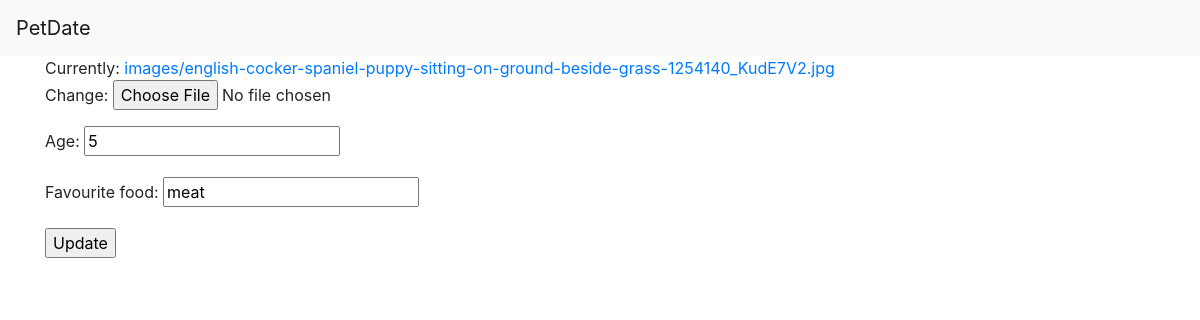
Page /4/editDog on the earlier database version.
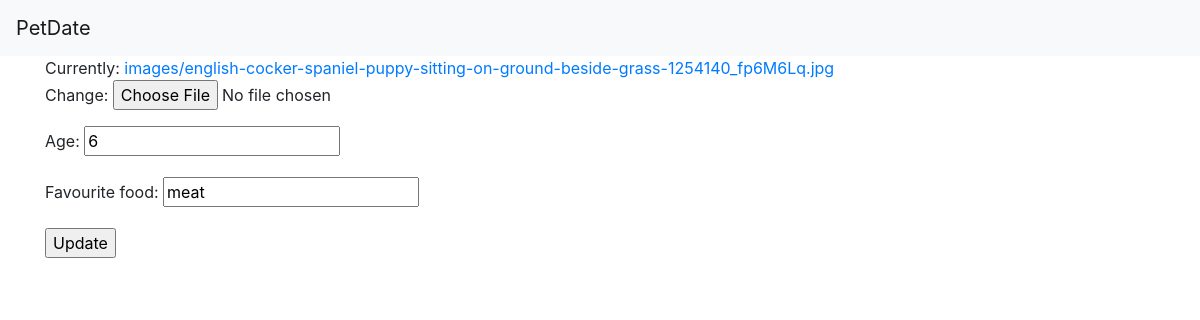
Same page on the later database version.
### home/models.py (models this page shows, shortened)
class Dog(models.Model):
    name = models.CharField(max_length=50)
    photo = models.FileField(upload_to='images/', null=True, verbose_name="")
    breed = models.CharField(max_length=50)
    age = models.CharField(max_length=50)
    favourite_food = models.CharField(max_length=50)
    like = models.IntegerField(default=0)
    owner = models.ForeignKey('Owner', on_delete=models.CASCADE, related_name="owner")
    father = models.ForeignKey('Dog', on_delete=models.CASCADE, blank=True, null=True, related_name="Dad")
    mother = models.ForeignKey('Dog', on_delete=models.CASCADE, blank=True, null=True, related_name="Mom")

### home/views.py (the view, shortened to what this page needs)
# urls.py: path('<int:pk>/editDog', EidtDogView.as_view(), name="editDog"),
class EidtDogView(UpdateView):
    template_name = "home/dog_edit_form.html"
    form_class = UpdateForm
    model = Dog
    def get_object(self):
        obj = self.model.objects.get(pk=self.kwargs['pk'])
        return obj

### home/forms.py
class UpdateForm(ModelForm):
    class Meta:
        model = Dog
        fields = ['photo', 'age', 'favourite_food']

### templates/home/dog_edit_form.html (shortened to what this page needs)
<!DOCTYPE html>
<html>
    <head>
            <link rel="stylesheet" href="https://maxcdn.bootstrapcdn.com/bootstrap/4.3.1/css/bootstrap.min.css">
            {% load static %}
    <link rel="stylesheet" type="text/css" href="{% static 'homePage/style.css'%}">
    </head>
    <body>
                <nav class="navbar navbar-light bg-light">
                                <a class="navbar-brand" href="{%url 'home'%}">
                                  PetDate
                                </a>
                        </nav>
            <div class="container">
                <form method="post" enctype="multipart/form-data">
                        {{ form.as_p }}
                        <input type="submit" value="Update">
                </form>
            </div>
    </body>
</html>

Differences in the rows shown:
changed Dog "meat": age "5" → "6"
Other differences:
text no longer shown: "Currently: images/english-cocker-spaniel-puppy-sitting-on-ground-beside-grass-1254140_KudE7V2.jpg Change: Age: Favourite food:"
text now shown: "Currently: images/english-cocker-spaniel-puppy-sitting-on-ground-beside-grass-1254140_fp6M6Lq.jpg Change: Age: Favourite food:"
